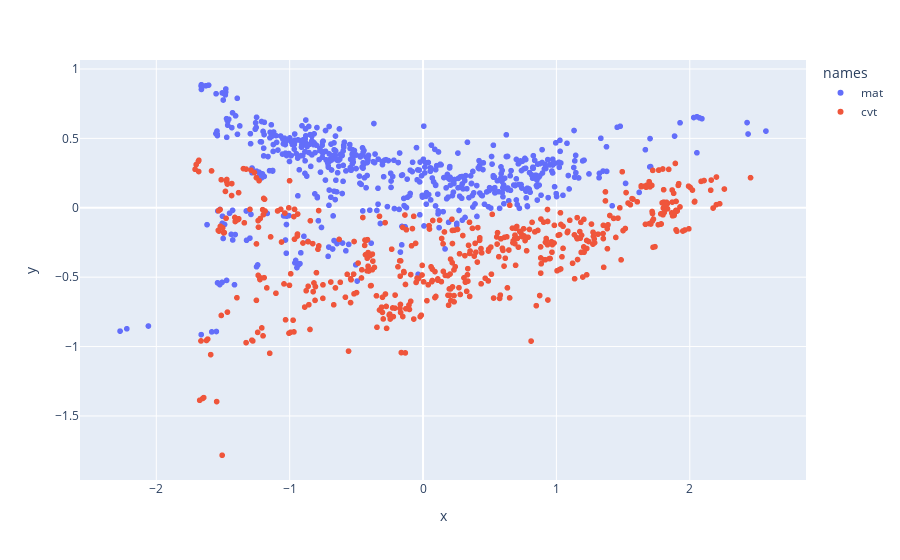

Notebook code for this chart:
### Markdown cell above
### PCA

### Code cell
pca = PCA(n_components=2)

# Fit and transform data
X_2d = pca.fit_transform(embs)

# Organize data in a pandas dataframe for swift plotting
df = pd.DataFrame(X_2d, columns=["x", "y"])
df["labels"] = lables
df["colors"] = colors
df["names"] = names

fig = px.scatter(df, x="x", y="y", color="names", hover_data=["labels", "names"])

fig.show(dpi=300)

### Figure 1 — Plotly figure (JSON) as saved in the notebook; plotly's stock layout.template omitted (floating-point values rounded to 4 significant figures; data arrays with more than 128 entries replaced by an {"elided": "..."} marker saying what was removed)
{"data": [{"customdata": {"elided": "592x2 str values"}, "hovertemplate": "names=%{customdata[1]}<br>x=%{x}<br>y=%{y}<br>labels=%{customdata[0]}<extra></extra>", "legendgroup": "mat", "marker": {"color": "#636efa", "symbol": "circle"}, "mode": "markers", "name": "mat", "showlegend": true, "type": "scattergl", "x": {"elided": "592 float values"}, "xaxis": "x", "y": {"elided": "592 float values"}, "yaxis": "y"}, {"customdata": {"elided": "481x2 str values"}, "hovertemplate": "names=%{customdata[1]}<br>x=%{x}<br>y=%{y}<br>labels=%{customdata[0]}<extra></extra>", "legendgroup": "cvt", "marker": {"color": "#EF553B", "symbol": "circle"}, "mode": "markers", "name": "cvt", "showlegend": true, "type": "scattergl", "x": {"elided": "481 float values"}, "xaxis": "x", "y": {"elided": "481 float values"}, "yaxis": "y"}], "layout": {"legend": {"title": {"text": "names"}, "tracegroupgap": 0}, "margin": {"t": 60}, "xaxis": {"anchor": "y", "domain": [0, 1], "title": {"text": "x"}}, "yaxis": {"anchor": "x", "domain": [0, 1], "title": {"text": "y"}}}}
